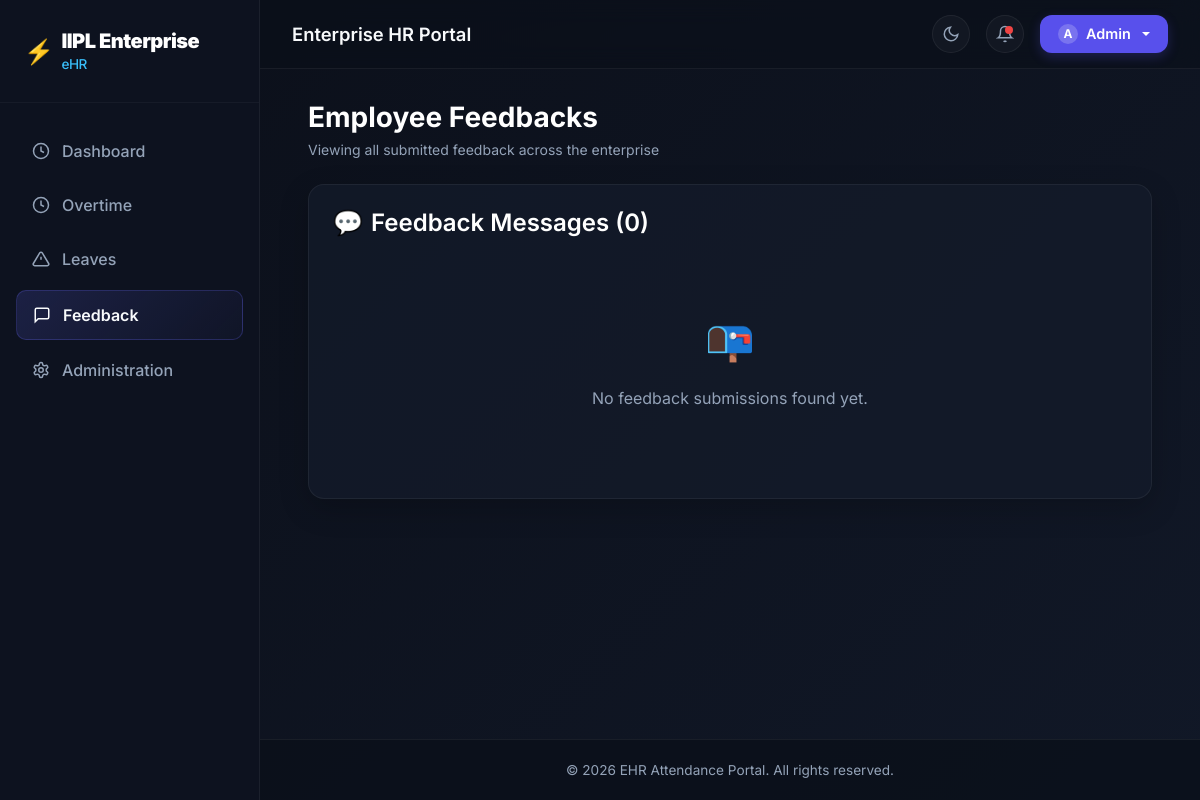
Before: /feedback/ (signed in) with the older database file.
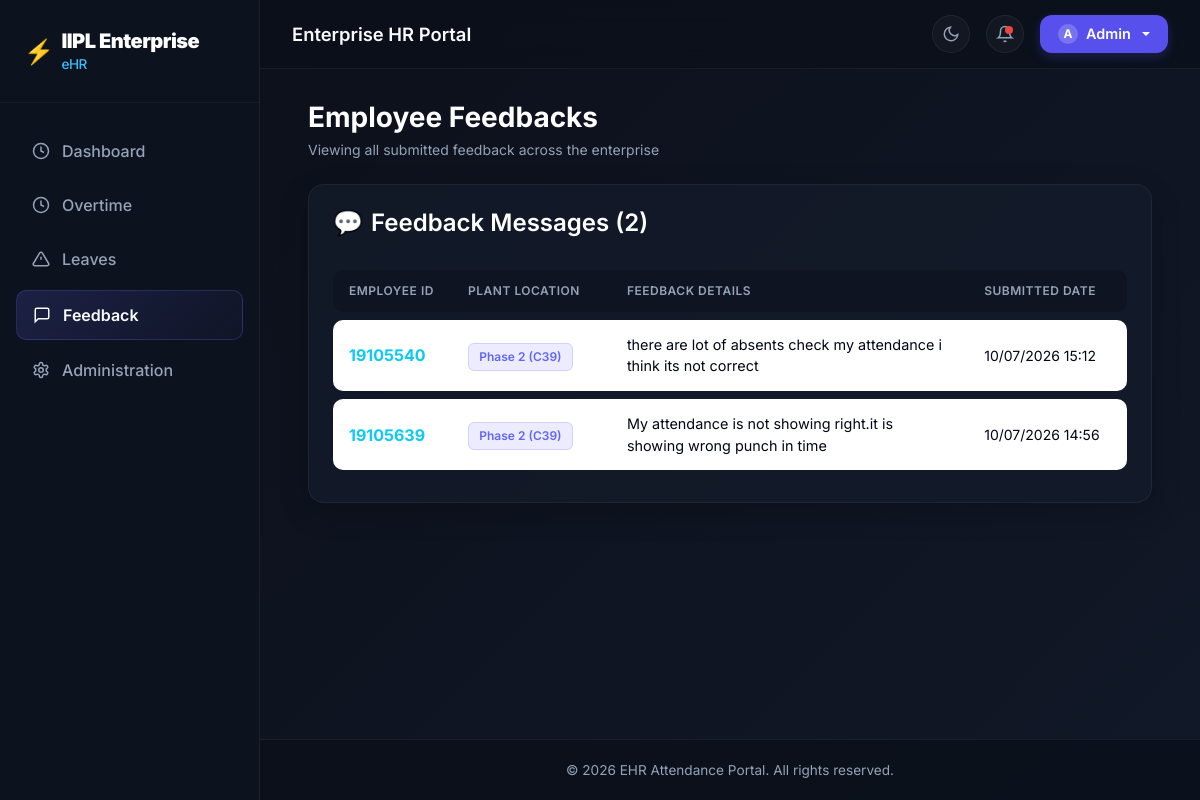
After: the same page with the newer database file.
### attendance/models.py (models this page shows, shortened)
class Feedback(models.Model):
    PLANT_CHOICES = [
        ("S63", "Sector 63 (S63)"),
        ("C39", "Phase 2 (C39)"),
    ]
    employee_id = models.CharField(max_length=50, verbose_name="Employee ID")
    plant = models.CharField(max_length=10, choices=PLANT_CHOICES, verbose_name="Plant")
    feedback = models.TextField(verbose_name="Feedback")
    date = models.DateTimeField(auto_now_add=True, verbose_name="Date")
    class Meta:
        verbose_name = "Feedback"
        verbose_name_plural = "Feedbacks"
        ordering = ["-date"]

### attendance/views.py (the view, shortened to what this page needs)
# urls.py: path("feedback/", views.submit_feedback, name="feedback"),
@login_required
def submit_feedback(request):
    from attendance.models import Feedback
    if request.user.is_superuser:
        feedbacks = Feedback.objects.all().order_by("-date")
        context = {
            "active_tab": "feedback",
            "feedbacks": feedbacks,
        }
        return render(request, "attendance/feedback.html", context)

### attendance/templates/attendance/feedback.html (shortened to what this page needs)
{% extends 'attendance/base.html' %}
{% block content %}
<div class="row mb-4 align-items-center fade-in-el">
    <div class="col-md-6">
        {% if user.is_superuser %}
        <h3 class="mb-1 fw-bold text-white">Employee Feedbacks</h3>
        <p class="text-muted small mb-0">Viewing all submitted feedback across the enterprise</p>
        {% else %}
        <h3 class="mb-1 fw-bold text-white">Share Your Feedback</h3>
        <p class="text-muted small mb-0">Help us improve your workspace experience</p>
        {% endif %}
    </div>
</div>
{% if user.is_superuser %}
<div class="row fade-in-el">
    <div class="col-12">
        <div class="card-custom p-4">
            <h4 class="text-white fw-semibold mb-4 d-flex align-items-center gap-2">
                <span>💬</span> Feedback Messages ({{ feedbacks.count }})
            </h4>
            {% if feedbacks %}
            <div class="table-responsive">
                <table class="table table-custom align-middle mb-0">
                    <thead>
                        <tr>
                            <th style="width: 15%">Employee ID</th>
                            <th style="width: 20%">Plant Location</th>
                            <th style="width: 45%">Feedback Details</th>
                            <th style="width: 20%">Submitted Date</th>
                        </tr>
                    </thead>
                    <tbody>
                        {% for f in feedbacks %}
                        <tr>
                            <td>
                                <strong class="text-info">{{ f.employee_id }}</strong>
                            </td>
                            <td>
                                {% if f.plant == 'S63' %}
                                <span class="badge-custom" style="background-color: rgba(56, 189, 248, 0.12); color: var(--secondary-accent); border: 1px solid rgba(56, 189, 248, 0.2);">Sector 63 (S63)</span>
                                {% elif f.plant == 'C39' %}
                                <span class="badge-custom" style="background-color: rgba(99, 102, 241, 0.12); color: var(--primary-accent); border: 1px solid rgba(99, 102, 241, 0.2);">Phase 2 (C39)</span>
                                {% else %}
                                <span class="badge-custom bg-secondary text-white">{{ f.plant }}</span>
                                {% endif %}
                            </td>
                            <td>
                                 <div style="white-space: pre-wrap; font-size: 0.9rem; line-height: 1.5;">{{ f.feedback }}</div>
                            </td>
                            <td class="text-muted small">
                                {{ f.date|date:"d/m/Y H:i" }}
                            </td>
                        </tr>
                        {% endfor %}
                    </tbody>
                </table>
            </div>
            {% else %}
            <div class="text-center py-5">
                <span class="fs-1">📭</span>
                <p class="text-muted mt-3">No feedback submissions found yet.</p>
            </div>
            {% endif %}
        </div>
    </div>
</div>
{% endif %}
{% endblock %}

### attendance/templates/attendance/base.html (shortened to what this page needs)
{% load rbac_tags %}
<!DOCTYPE html>
<html lang="en">
<head>
    <link href="https://cdn.jsdelivr.net/npm/bootstrap@5.3.3/dist/css/bootstrap.min.css" rel="stylesheet">
    <link rel="stylesheet" href="https://cdn.jsdelivr.net/npm/bootstrap-icons@1.11.3/font/bootstrap-icons.min.css">
</head>
<body>
    {% if user.is_authenticated %}
    <div class="portal-wrapper">
        <aside class="sidebar-container d-none d-lg-flex">
            <div class="sidebar-header">
                <a href="/" class="sidebar-brand d-flex align-items-center gap-2">
                    <span class="fs-4 text-white">⚡</span>
                    <div>
                        <strong class="text-white">IIPL Enterprise</strong>
                        <span>eHR</span>
                    </div>
                </a>
            </div>
            <nav class="sidebar-menu">
                <a href="/?tab=dashboard"
                    class="sidebar-link {% if active_tab == 'dashboard' or not active_tab %}active{% endif %}">
                    <svg width="18" height="18" fill="none" stroke="currentColor" stroke-width="2" viewBox="0 0 24 24">
                        <circle cx="12" cy="12" r="10" />
                        <path d="M12 6v6l4 2" />
                    </svg>
                    Dashboard
                </a>
                <a href="{% url 'overtime' %}"
                    class="sidebar-link {% if request.resolver_match.url_name == 'overtime' %}active{% endif %}">
                    <svg width="18" height="18" fill="none" stroke="currentColor" stroke-width="2" viewBox="0 0 24 24">
                        <circle cx="12" cy="12" r="10" />
                        <polyline points="12 6 12 12 16 14" />
                    </svg>
                    Overtime
                </a>
                <a href="{% url 'leaves' %}"
                    class="sidebar-link {% if request.resolver_match.url_name == 'leaves' or active_tab == 'leaves' %}active{% endif %}">
                    <svg width="18" height="18" fill="none" stroke="currentColor" stroke-width="2" viewBox="0 0 24 24">
                        <path
                            d="M10.29 3.86L1.82 18a2 2 0 0 0 1.71 3h16.94a2 2 0 0 0 1.71-3L13.71 3.86a2 2 0 0 0-3.42 0z" />
                        <line x1="12" y1="9" x2="12" y2="13" />
                        <line x1="12" y1="17" x2="12.01" y2="17" />
                    </svg>
                    Leaves
                </a>
                <a href="{% url 'feedback' %}"
                    class="sidebar-link {% if request.resolver_match.url_name == 'feedback' %}active{% endif %}">
                    <svg width="18" height="18" fill="none" stroke="currentColor" stroke-width="2" viewBox="0 0 24 24">
                        <path d="M21 15a2 2 0 0 1-2 2H7l-4 4V5a2 2 0 0 1 2-2h14a2 2 0 0 1 2 2z"/>
                    </svg>
                    Feedback
                </a>
                {% if user.is_superuser or user|has_permission:"role.manage" or user|has_permission:"section.manage" or user|has_permission:"user.manage" %}
                <a href="{% url 'admin_dashboard' %}"
                    class="sidebar-link {% if active_tab == 'admin' %}active{% endif %}">
                    Administration
                </a>
                {% endif %}
            </nav>
        </aside>
        <main class="content-section">
            <header class="top-navbar">
                <div class="d-flex align-items-center gap-3">
                    <h2 class="top-navbar-title">Enterprise HR Portal</h2>
                </div>
                <div class="top-navbar-actions">
                    <div class="notification-btn" id="themeToggleBtn" onclick="toggleTheme()" title="Toggle Theme">
                        <svg width="18" height="18" fill="none" stroke="currentColor" stroke-width="2"
                            viewBox="0 0 24 24" id="themeIcon">
                            <path d="M21 12.79A9 9 0 1 1 11.21 3 7 7 0 0 0 21 12.79z"></path>
                        </svg>
                    </div>
                    <div class="notification-btn">
                        <svg width="18" height="18" fill="none" stroke="currentColor" stroke-width="2"
                            viewBox="0 0 24 24">
                            <path d="M18 8A6 6 0 0 0 6 8c0 7-3 9-3 9h18s-3-2-3-9" />
                            <path d="M13.73 21a2 2 0 0 1-3.46 0" />
                        </svg>
                        <span class="notification-badge"></span>
                    </div>
                    <div class="dropdown">
                        <button class="profile-dropdown-btn dropdown-toggle" type="button" id="userProfileDropdown"
                            data-bs-toggle="dropdown" aria-expanded="false">
                            <span class="profile-avatar-sm">
                                {{ user.username|slice:":1"|upper }}
                            </span>
                            <span class="profile-username-text">{{ user.username }}</span>
                        </button>
                    </div>
                </div>
            </header>
            <div class="container-fluid main-container fade-in-el px-lg-4 px-xl-5">
                {% block content %}{% endblock %}
            </div>
            <footer class="text-center mt-auto">
                <div class="container">
                    <p class="mb-0">&copy; 2026 EHR Attendance Portal. All rights reserved.</p>
                </div>
            </footer>
        </main>
    </div>
    {% endif %}
</body>
</html>

Changed rows visible on the page:
added Feedback: employee_id "19105540", plant "Phase 2 (C39)", feedback "there are lot of absents check my attendance i think its not correct", date "10/07/2026 15:12"
added Feedback: employee_id "19105639", plant "Phase 2 (C39)", feedback "My attendance is not showing right.it is showing wrong punch in time", date "10/07/2026 14:56"
Other visible differences:
{{ feedbacks.count }}: "0" → "2"
text no longer shown: "📭 No feedback submissions found yet."
text now shown: "EMPLOYEE ID PLANT LOCATION FEEDBACK DETAILS SUBMITTED DATE"
